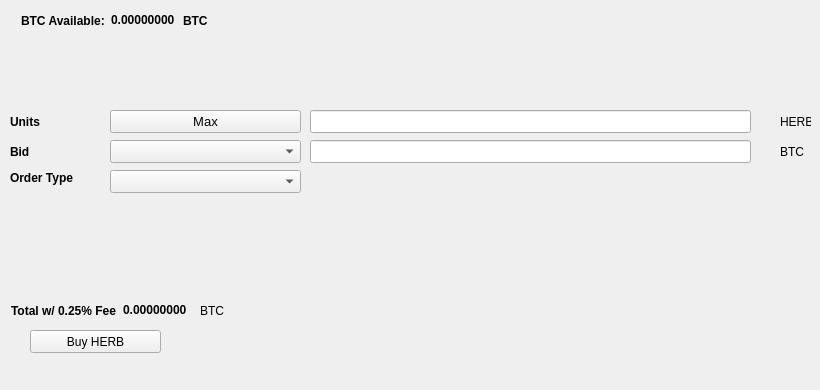
   <widget class="QWidget" name="BuyTab">
    <attribute name="title">
     <string>Buy</string>
    </attribute>
    <widget class="QPushButton" name="BuyHERB">
     <property name="geometry">
      <rect>
       <x>30</x>
       <y>330</y>
       <width>131</width>
       <height>23</height>
      </rect>
     </property>
     <property name="text">
      <string>Buy HERB</string>
     </property>
     <property name="icon">
      <iconset resource="../herb.qrc">
       <normaloff>:/icons/bitcoin</normaloff>:/icons/bitcoin</iconset>
     </property>
    </widget>
    <widget class="QLabel" name="label_3">
     <property name="geometry">
      <rect>
       <x>10</x>
       <y>110</y>
       <width>46</width>
       <height>23</height>
      </rect>
     </property>
     <property name="font">
      <font>
       <weight>75</weight>
       <bold>true</bold>
      </font>
     </property>
     <property name="text">
      <string>Units</string>
     </property>
    </widget>
    <widget class="QLineEdit" name="UnitsInput">
     <property name="geometry">
      <rect>
       <x>310</x>
       <y>110</y>
       <width>441</width>
       <height>23</height>
      </rect>
     </property>
     <property name="font">
      <font>
       <pointsize>9</pointsize>
       <weight>75</weight>
       <bold>true</bold>
      </font>
     </property>
    </widget>
    <widget class="QLineEdit" name="BuyBidPriceEdit">
     <property name="geometry">
      <rect>
       <x>310</x>
       <y>140</y>
       <width>441</width>
       <height>23</height>
      </rect>
     </property>
     <property name="font">
      <font>
       <pointsize>9</pointsize>
       <weight>75</weight>
       <bold>true</bold>
      </font>
     </property>
    </widget>
    <widget class="QLabel" name="label_4">
     <property name="geometry">
      <rect>
       <x>780</x>
       <y>110</y>
       <width>31</width>
       <height>23</height>
      </rect>
     </property>
     <property name="text">
      <string>HERB</string>
     </property>
    </widget>
    <widget class="QLabel" name="label_5">
     <property name="geometry">
      <rect>
       <x>780</x>
       <y>140</y>
       <width>31</width>
       <height>23</height>
      </rect>
     </property>
     <property name="text">
      <string>BTC</string>
     </property>
    </widget>
    <widget class="QLabel" name="label_6">
     <property name="geometry">
      <rect>
       <x>10</x>
       <y>140</y>
       <width>46</width>
       <height>23</height>
      </rect>
     </property>
     <property name="font">
      <font>
       <weight>75</weight>
       <bold>true</bold>
      </font>
     </property>
     <property name="text">
      <string>Bid</string>
     </property>
    </widget>
    <widget class="QLabel" name="label_7">
     <property name="geometry">
      <rect>
       <x>10</x>
       <y>170</y>
       <width>91</width>
       <height>16</height>
      </rect>
     </property>
     <property name="font">
      <font>
       <weight>75</weight>
       <bold>true</bold>
      </font>
     </property>
     <property name="text">
      <string>Order Type</string>
     </property>
    </widget>
    <widget class="QPushButton" name="Buy_Max_Amount">
     <property name="geometry">
      <rect>
       <x>110</x>
       <y>110</y>
       <width>191</width>
       <height>23</height>
      </rect>
     </property>
     <property name="font">
      <font>
       <pointsize>10</pointsize>
      </font>
     </property>
     <property name="text">
      <string>Max</string>
     </property>
    </widget>
    <widget class="QComboBox" name="BuyBidcomboBox">
     <property name="geometry">
      <rect>
       <x>110</x>
       <y>140</y>
       <width>191</width>
       <height>23</height>
      </rect>
     </property>
     <property name="font">
      <font>
       <pointsize>10</pointsize>
      </font>
     </property>
    </widget>
    <widget class="QComboBox" name="buyOrdertypeCombo">
     <property name="geometry">
      <rect>
       <x>110</x>
       <y>170</y>
       <width>191</width>
       <height>23</height>
      </rect>
     </property>
     <property name="font">
      <font>
       <pointsize>10</pointsize>
      </font>
     </property>
    </widget>
    <widget class="QWidget" name="layoutWidget1">
     <property name="geometry">
      <rect>
       <x>21</x>
       <y>11</y>
       <width>227</width>
       <height>19</height>
      </rect>
     </property>
     <layout class="QHBoxLayout" name="horizontalLayout_3">
      <item>
       <widget class="QLabel" name="label232">
        <property name="font">
         <font>
          <weight>75</weight>
          <bold>true</bold>
         </font>
        </property>
        <property name="text">
         <string>BTC Available:</string>
        </property>
       </widget>
      </item>
      <item>
       <widget class="QLabel" name="BtcAvailableLbl">
        <property name="palette">
         <palette>
          <active>
           <colorrole role="WindowText">
            <brush brushstyle="SolidPattern">
             <color alpha="255">
              <red>0</red>
              <green>0</green>
              <blue>0</blue>
             </color>
            </brush>
           </colorrole>
           <colorrole role="Button">
            <brush brushstyle="SolidPattern">
             <color alpha="255">
              <red>0</red>
              <green>170</green>
              <blue>0</blue>
             </color>
            </brush>
           </colorrole>
           <colorrole role="Light">
            <brush brushstyle="SolidPattern">
             <color alpha="255">
              <red>0</red>
              <green>255</green>
              <blue>0</blue>
             </color>
            </brush>
           </colorrole>
           <colorrole role="Midlight">
            <brush brushstyle="SolidPattern">
             <color alpha="255">
              <red>0</red>
              <green>212</green>
              <blue>0</blue>
             </color>
            </brush>
           </colorrole>
           <colorrole role="Dark">
            <brush brushstyle="SolidPattern">
             <color alpha="255">
              <red>0</red>
              <green>85</green>
              <blue>0</blue>
             </color>
            </brush>
           </colorrole>
           <colorrole role="Mid">
            <brush brushstyle="SolidPattern">
             <color alpha="255">
              <red>0</red>
              <green>113</green>
              <blue>0</blue>
             </color>
            </brush>
           </colorrole>
           <colorrole role="Text">
            <brush brushstyle="SolidPattern">
             <color alpha="255">
              <red>0</red>
              <green>170</green>
              <blue>0</blue>
             </color>
            </brush>
           </colorrole>
           <colorrole role="BrightText">
            <brush brushstyle="SolidPattern">
             <color alpha="255">
              <red>255</red>
              <green>255</green>
              <blue>255</blue>
             </color>
            </brush>
           </colorrole>
           <colorrole role="ButtonText">
            <brush brushstyle="SolidPattern">
             <color alpha="255">
              <red>0</red>
              <green>0</green>
              <blue>0</blue>
             </color>
            </brush>
           </colorrole>
           <colorrole role="Base">
            <brush brushstyle="SolidPattern">
             <color alpha="255">
              <red>255</red>
              <green>255</green>
              <blue>255</blue>
             </color>
            </brush>
           </colorrole>
           <colorrole role="Window">
            <brush brushstyle="SolidPattern">
             <color alpha="255">
              <red>0</red>
              <green>170</green>
              <blue>0</blue>
             </color>
            </brush>
           </colorrole>
           <colorrole role="Shadow">
            <brush brushstyle="SolidPattern">
             <color alpha="255">
              <red>0</red>
              <green>0</green>
              <blue>0</blue>
             </color>
            </brush>
           </colorrole>
           <colorrole role="AlternateBase">
            <brush brushstyle="SolidPattern">
             <color alpha="255">
              <red>127</red>
              <green>212</green>
              <blue>127</blue>
             </color>
            </brush>
           </colorrole>
           <colorrole role="ToolTipBase">
            <brush brushstyle="SolidPattern">
             <color alpha="255">
              <red>255</red>
              <green>255</green>
              <blue>220</blue>
             </color>
            </brush>
           </colorrole>
           <colorrole role="ToolTipText">
            <brush brushstyle="SolidPattern">
             <color alpha="255">
              <red>0</red>
              <green>0</green>
              <blue>0</blue>
             </color>
            </brush>
           </colorrole>
          </active>
          <inactive>
           <colorrole role="WindowText">
            <brush brushstyle="SolidPattern">
             <color alpha="255">
              <red>0</red>
              <green>0</green>
              <blue>0</blue>
             </color>
            </brush>
           </colorrole>
           <colorrole role="Button">
            <brush brushstyle="SolidPattern">
             <color alpha="255">
              <red>0</red>
              <green>170</green>
              <blue>0</blue>
             </color>
            </brush>
           </colorrole>
           <colorrole role="Light">
            <brush brushstyle="SolidPattern">
             <color alpha="255">
              <red>0</red>
              <green>255</green>
              <blue>0</blue>
             </color>
            </brush>
           </colorrole>
           <colorrole role="Midlight">
            <brush brushstyle="SolidPattern">
             <color alpha="255">
              <red>0</red>
              <green>212</green>
              <blue>0</blue>
             </color>
            </brush>
           </colorrole>
           <colorrole role="Dark">
            <brush brushstyle="SolidPattern">
             <color alpha="255">
              <red>0</red>
              <green>85</green>
              <blue>0</blue>
             </color>
            </brush>
           </colorrole>
           <colorrole role="Mid">
            <brush brushstyle="SolidPattern">
             <color alpha="255">
              <red>0</red>
              <green>113</green>
              <blue>0</blue>
             </color>
            </brush>
           </colorrole>
           <colorrole role="Text">
            <brush brushstyle="SolidPattern">
             <color alpha="255">
              <red>0</red>
              <green>170</green>
              <blue>0</blue>
             </color>
            </brush>
           </colorrole>
           <colorrole role="BrightText">
            <brush brushstyle="SolidPattern">
             <color alpha="255">
              <red>255</red>
              <green>255</green>
              <blue>255</blue>
             </color>
            </brush>
           </colorrole>
           <colorrole role="ButtonText">
            <brush brushstyle="SolidPattern">
             <color alpha="255">
              <red>0</red>
              <green>0</green>
              <blue>0</blue>
             </color>
            </brush>
           </colorrole>
           <colorrole role="Base">
            <brush brushstyle="SolidPattern">
             <color alpha="255">
              <red>255</red>
              <green>255</green>
              <blue>255</blue>
             </color>
            </brush>
           </colorrole>
           <colorrole role="Window">
            <brush brushstyle="SolidPattern">
             <color alpha="255">
              <red>0</red>
              <green>170</green>
              <blue>0</blue>
             </color>
            </brush>
           </colorrole>
           <colorrole role="Shadow">
            <brush brushstyle="SolidPattern">
             <color alpha="255">
              <red>0</red>
              <green>0</green>
              <blue>0</blue>
             </color>
            </brush>
           </colorrole>
           <colorrole role="AlternateBase">
            <brush brushstyle="SolidPattern">
             <color alpha="255">
              <red>127</red>
              <green>212</green>
              <blue>127</blue>
             </color>
            </brush>
           </colorrole>
           <colorrole role="ToolTipBase">
            <brush brushstyle="SolidPattern">
             <color alpha="255">
              <red>255</red>
              <green>255</green>
              <blue>220</blue>
             </color>
            </brush>
           </colorrole>
           <colorrole role="ToolTipText">
            <brush brushstyle="SolidPattern">
             <color alpha="255">
              <red>0</red>
              <green>0</green>
              <blue>0</blue>
             </color>
            </brush>
           </colorrole>
          </inactive>
          <disabled>
           <colorrole role="WindowText">
            <brush brushstyle="SolidPattern">
             <color alpha="255">
              <red>0</red>
              <green>85</green>
              <blue>0</blue>
             </color>
            </brush>
           </colorrole>
           <colorrole role="Button">
            <brush brushstyle="SolidPattern">
             <color alpha="255">
              <red>0</red>
              <green>170</green>
              <blue>0</blue>
             </color>
            </brush>
           </colorrole>
           <colorrole role="Light">
            <brush brushstyle="SolidPattern">
             <color alpha="255">
              <red>0</red>
              <green>255</green>
              <blue>0</blue>
             </color>
            </brush>
           </colorrole>
           <colorrole role="Midlight">
            <brush brushstyle="SolidPattern">
             <color alpha="255">
              <red>0</red>
              <green>212</green>
              <blue>0</blue>
             </color>
            </brush>
           </colorrole>
           <colorrole role="Dark">
            <brush brushstyle="SolidPattern">
             <color alpha="255">
              <red>0</red>
              <green>85</green>
              <blue>0</blue>
             </color>
            </brush>
           </colorrole>
           <colorrole role="Mid">
            <brush brushstyle="SolidPattern">
             <color alpha="255">
              <red>0</red>
              <green>113</green>
              <blue>0</blue>
             </color>
            </brush>
           </colorrole>
           <colorrole role="Text">
            <brush brushstyle="SolidPattern">
             <color alpha="255">
              <red>0</red>
              <green>85</green>
              <blue>0</blue>
             </color>
            </brush>
           </colorrole>
           <colorrole role="BrightText">
            <brush brushstyle="SolidPattern">
             <color alpha="255">
              <red>255</red>
              <green>255</green>
              <blue>255</blue>
             </color>
            </brush>
           </colorrole>
           <colorrole role="ButtonText">
            <brush brushstyle="SolidPattern">
             <color alpha="255">
              <red>0</red>
              <green>85</green>
              <blue>0</blue>
             </color>
            </brush>
           </colorrole>
           <colorrole role="Base">
            <brush brushstyle="SolidPattern">
             <color alpha="255">
              <red>0</red>
              <green>170</green>
              <blue>0</blue>
             </color>
            </brush>
           </colorrole>
           <colorrole role="Window">
            <brush brushstyle="SolidPattern">
             <color alpha="255">
              <red>0</red>
              <green>170</green>
              <blue>0</blue>
             </color>
            </brush>
           </colorrole>
           <colorrole role="Shadow">
            <brush brushstyle="SolidPattern">
             <color alpha="255">
              <red>0</red>
              <green>0</green>
              <blue>0</blue>
             </color>
            </brush>
           </colorrole>
           <colorrole role="AlternateBase">
            <brush brushstyle="SolidPattern">
             <color alpha="255">
              <red>0</red>
              <green>170</green>
              <blue>0</blue>
             </color>
            </brush>
           </colorrole>
           <colorrole role="ToolTipBase">
            <brush brushstyle="SolidPattern">
             <color alpha="255">
              <red>255</red>
              <green>255</green>
              <blue>220</blue>
             </color>
            </brush>
           </colorrole>
           <colorrole role="ToolTipText">
            <brush brushstyle="SolidPattern">
             <color alpha="255">
              <red>0</red>
              <green>0</green>
              <blue>0</blue>
             </color>
            </brush>
           </colorrole>
          </disabled>
         </palette>
        </property>
        <property name="font">
         <font>
          <weight>75</weight>
          <bold>true</bold>
         </font>
        </property>
        <property name="text">
         <string>0.00000000</string>
        </property>
        <property name="textInteractionFlags">
         <set>Qt::LinksAccessibleByMouse|Qt::TextSelectableByKeyboard|Qt::TextSelectableByMouse</set>
        </property>
       </widget>
      </item>
      <item>
       <widget class="QLabel" name="BtcAvailableLbl_2">
        <property name="font">
         <font>
          <weight>75</weight>
          <bold>true</bold>
         </font>
        </property>
        <property name="text">
         <string>BTC</string>
        </property>
       </widget>
      </item>
     </layout>
    </widget>
    <widget class="QWidget" name="layoutWidge2">
     <property name="geometry">
      <rect>
       <x>11</x>
       <y>301</y>
       <width>259</width>
       <height>19</height>
      </rect>
     </property>
     <layout class="QHBoxLayout" name="horizontalLayout_4">
      <item>
       <widget class="QLabel" name="label_9">
        <property name="font">
         <font>
          <weight>75</weight>
          <bold>true</bold>
         </font>
        </property>
        <property name="text">
         <string>Total w/ 0.25% Fee</string>
        </property>
       </widget>
      </item>
      <item>
       <widget class="QLabel" name="BuyCostLabel">
        <property name="palette">
         <palette>
          <active>
           <colorrole role="WindowText">
            <brush brushstyle="SolidPattern">
             <color alpha="255">
              <red>0</red>
              <green>0</green>
              <blue>0</blue>
             </color>
            </brush>
           </colorrole>
           <colorrole role="Button">
            <brush brushstyle="SolidPattern">
             <color alpha="255">
              <red>0</red>
              <green>170</green>
              <blue>0</blue>
             </color>
            </brush>
           </colorrole>
           <colorrole role="Light">
            <brush brushstyle="SolidPattern">
             <color alpha="255">
              <red>0</red>
              <green>255</green>
              <blue>0</blue>
             </color>
            </brush>
           </colorrole>
           <colorrole role="Midlight">
            <brush brushstyle="SolidPattern">
             <color alpha="255">
              <red>0</red>
              <green>212</green>
              <blue>0</blue>
             </color>
            </brush>
           </colorrole>
           <colorrole role="Dark">
            <brush brushstyle="SolidPattern">
             <color alpha="255">
              <red>0</red>
              <green>85</green>
              <blue>0</blue>
             </color>
            </brush>
           </colorrole>
           <colorrole role="Mid">
            <brush brushstyle="SolidPattern">
             <color alpha="255">
              <red>0</red>
              <green>113</green>
              <blue>0</blue>
             </color>
            </brush>
           </colorrole>
           <colorrole role="Text">
            <brush brushstyle="SolidPattern">
             <color alpha="255">
              <red>0</red>
              <green>170</green>
              <blue>0</blue>
             </color>
            </brush>
           </colorrole>
           <colorrole role="BrightText">
            <brush brushstyle="SolidPattern">
             <color alpha="255">
              <red>255</red>
              <green>255</green>
              <blue>255</blue>
             </color>
            </brush>
           </colorrole>
           <colorrole role="ButtonText">
            <brush brushstyle="SolidPattern">
             <color alpha="255">
              <red>0</red>
              <green>0</green>
              <blue>0</blue>
             </color>
            </brush>
           </colorrole>
           <colorrole role="Base">
            <brush brushstyle="SolidPattern">
             <color alpha="255">
              <red>255</red>
              <green>255</green>
              <blue>255</blue>
             </color>
            </brush>
           </colorrole>
           <colorrole role="Window">
            <brush brushstyle="SolidPattern">
             <color alpha="255">
              <red>0</red>
              <green>170</green>
              <blue>0</blue>
             </color>
            </brush>
           </colorrole>
           <colorrole role="Shadow">
            <brush brushstyle="SolidPattern">
             <color alpha="255">
              <red>0</red>
              <green>0</green>
              <blue>0</blue>
             </color>
            </brush>
           </colorrole>
           <colorrole role="AlternateBase">
            <brush brushstyle="SolidPattern">
             <color alpha="255">
              <red>127</red>
              <green>212</green>
              <blue>127</blue>
             </color>
            </brush>
           </colorrole>
           <colorrole role="ToolTipBase">
            <brush brushstyle="SolidPattern">
             <color alpha="255">
              <red>255</red>
              <green>255</green>
              <blue>220</blue>
             </color>
            </brush>
           </colorrole>
           <colorrole role="ToolTipText">
            <brush brushstyle="SolidPattern">
             <color alpha="255">
              <red>0</red>
              <green>0</green>
              <blue>0</blue>
             </color>
            </brush>
           </colorrole>
          </active>
          <inactive>
           <colorrole role="WindowText">
            <brush brushstyle="SolidPattern">
             <color alpha="255">
              <red>0</red>
              <green>0</green>
              <blue>0</blue>
             </color>
            </brush>
           </colorrole>
           <colorrole role="Button">
            <brush brushstyle="SolidPattern">
             <color alpha="255">
              <red>0</red>
              <green>170</green>
              <blue>0</blue>
             </color>
            </brush>
           </colorrole>
           <colorrole role="Light">
            <brush brushstyle="SolidPattern">
             <color alpha="255">
              <red>0</red>
              <green>255</green>
              <blue>0</blue>
             </color>
            </brush>
           </colorrole>
           <colorrole role="Midlight">
            <brush brushstyle="SolidPattern">
             <color alpha="255">
              <red>0</red>
              <green>212</green>
              <blue>0</blue>
             </color>
            </brush>
           </colorrole>
           <colorrole role="Dark">
            <brush brushstyle="SolidPattern">
             <color alpha="255">
              <red>0</red>
              <green>85</green>
              <blue>0</blue>
             </color>
            </brush>
           </colorrole>
           <colorrole role="Mid">
            <brush brushstyle="SolidPattern">
             <color alpha="255">
              <red>0</red>
              <green>113</green>
              <blue>0</blue>
             </color>
            </brush>
           </colorrole>
           <colorrole role="Text">
            <brush brushstyle="SolidPattern">
             <color alpha="255">
              <red>0</red>
              <green>170</green>
              <blue>0</blue>
             </color>
            </brush>
           </colorrole>
           <colorrole role="BrightText">
            <brush brushstyle="SolidPattern">
             <color alpha="255">
              <red>255</red>
              <green>255</green>
              <blue>255</blue>
             </color>
            </brush>
           </colorrole>
           <colorrole role="ButtonText">
            <brush brushstyle="SolidPattern">
             <color alpha="255">
              <red>0</red>
              <green>0</green>
              <blue>0</blue>
             </color>
            </brush>
           </colorrole>
           <colorrole role="Base">
            <brush brushstyle="SolidPattern">
             <color alpha="255">
              <red>255</red>
              <green>255</green>
              <blue>255</blue>
             </color>
            </brush>
           </colorrole>
           <colorrole role="Window">
            <brush brushstyle="SolidPattern">
             <color alpha="255">
              <red>0</red>
              <green>170</green>
              <blue>0</blue>
             </color>
            </brush>
           </colorrole>
           <colorrole role="Shadow">
            <brush brushstyle="SolidPattern">
             <color alpha="255">
              <red>0</red>
              <green>0</green>
              <blue>0</blue>
             </color>
            </brush>
           </colorrole>
           <colorrole role="AlternateBase">
            <brush brushstyle="SolidPattern">
             <color alpha="255">
              <red>127</red>
              <green>212</green>
              <blue>127</blue>
             </color>
            </brush>
           </colorrole>
           <colorrole role="ToolTipBase">
            <brush brushstyle="SolidPattern">
             <color alpha="255">
              <red>255</red>
              <green>255</green>
              <blue>220</blue>
             </color>
            </brush>
           </colorrole>
           <colorrole role="ToolTipText">
            <brush brushstyle="SolidPattern">
             <color alpha="255">
              <red>0</red>
              <green>0</green>
              <blue>0</blue>
             </color>
            </brush>
           </colorrole>
          </inactive>
          <disabled>
           <colorrole role="WindowText">
            <brush brushstyle="SolidPattern">
             <color alpha="255">
              <red>0</red>
              <green>85</green>
              <blue>0</blue>
             </color>
            </brush>
           </colorrole>
           <colorrole role="Button">
            <brush brushstyle="SolidPattern">
             <color alpha="255">
              <red>0</red>
              <green>170</green>
              <blue>0</blue>
             </color>
            </brush>
           </colorrole>
           <colorrole role="Light">
            <brush brushstyle="SolidPattern">
             <color alpha="255">
              <red>0</red>
              <green>255</green>
              <blue>0</blue>
             </color>
            </brush>
           </colorrole>
           <colorrole role="Midlight">
            <brush brushstyle="SolidPattern">
             <color alpha="255">
              <red>0</red>
              <green>212</green>
              <blue>0</blue>
             </color>
            </brush>
           </colorrole>
           <colorrole role="Dark">
            <brush brushstyle="SolidPattern">
             <color alpha="255">
              <red>0</red>
              <green>85</green>
              <blue>0</blue>
             </color>
            </brush>
           </colorrole>
           <colorrole role="Mid">
            <brush brushstyle="SolidPattern">
             <color alpha="255">
              <red>0</red>
              <green>113</green>
              <blue>0</blue>
             </color>
            </brush>
           </colorrole>
           <colorrole role="Text">
            <brush brushstyle="SolidPattern">
             <color alpha="255">
              <red>0</red>
              <green>85</green>
              <blue>0</blue>
             </color>
            </brush>
           </colorrole>
           <colorrole role="BrightText">
            <brush brushstyle="SolidPattern">
             <color alpha="255">
              <red>255</red>
              <green>255</green>
              <blue>255</blue>
             </color>
            </brush>
           </colorrole>
           <colorrole role="ButtonText">
            <brush brushstyle="SolidPattern">
             <color alpha="255">
              <red>0</red>
              <green>85</green>
              <blue>0</blue>
             </color>
            </brush>
           </colorrole>
           <colorrole role="Base">
            <brush brushstyle="SolidPattern">
             <color alpha="255">
              <red>0</red>
              <green>170</green>
              <blue>0</blue>
             </color>
            </brush>
           </colorrole>
           <colorrole role="Window">
            <brush brushstyle="SolidPattern">
             <color alpha="255">
              <red>0</red>
              <green>170</green>
              <blue>0</blue>
             </color>
            </brush>
           </colorrole>
           <colorrole role="Shadow">
            <brush brushstyle="SolidPattern">
             <color alpha="255">
              <red>0</red>
              <green>0</green>
              <blue>0</blue>
             </color>
            </brush>
           </colorrole>
           <colorrole role="AlternateBase">
            <brush brushstyle="SolidPattern">
             <color alpha="255">
              <red>0</red>
              <green>170</green>
              <blue>0</blue>
             </color>
            </brush>
           </colorrole>
           <colorrole role="ToolTipBase">
            <brush brushstyle="SolidPattern">
             <color alpha="255">
              <red>255</red>
              <green>255</green>
              <blue>220</blue>
             </color>
            </brush>
           </colorrole>
           <colorrole role="ToolTipText">
            <brush brushstyle="SolidPattern">
             <color alpha="255">
              <red>0</red>
              <green>0</green>
              <blue>0</blue>
             </color>
            </brush>
           </colorrole>
          </disabled>
         </palette>
        </property>
        <property name="font">
         <font>
          <weight>75</weight>
          <bold>true</bold>
         </font>
        </property>
        <property name="autoFillBackground">
         <bool>false</bool>
        </property>
        <property name="text">
         <string>0.00000000</string>
        </property>
        <property name="textInteractionFlags">
         <set>Qt::LinksAccessibleByMouse|Qt::TextSelectableByMouse</set>
        </property>
       </widget>
      </item>
      <item>
       <widget class="QLabel" name="label_10">
        <property name="font">
         <font>
          <weight>50</weight>
          <bold>false</bold>
         </font>
        </property>
        <property name="text">
         <string>BTC</string>
        </property>
       </widget>
      </item>
     </layout>
    </widget>
    <widget class="QLabel" name="label_24">
     <property name="geometry">
      <rect>
       <x>460</x>
       <y>300</y>
       <width>281</width>
       <height>81</height>
      </rect>
     </property>
     <property name="text">
      <string/>
     </property>
     <property name="pixmap">
      <pixmap>:/images/bittrex</pixmap>
     </property>
    </widget>
   </widget>
